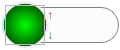
<?xml version="1.0" encoding="UTF-8"?>
<ui version="4.0">
 <class>center</class>
 <widget class="QWidget" name="center">
  <property name="geometry">
   <rect>
    <x>0</x>
    <y>0</y>
    <width>120</width>
    <height>50</height>
   </rect>
  </property>
  <property name="minimumSize">
   <size>
    <width>120</width>
    <height>50</height>
   </size>
  </property>
  <property name="maximumSize">
   <size>
    <width>120</width>
    <height>50</height>
   </size>
  </property>
  <property name="cursor">
   <cursorShape>PointingHandCursor</cursorShape>
  </property>
  <property name="windowTitle">
   <string>Form</string>
  </property>
  <property name="toolTip">
   <string>行動是治癒恐懼的良藥，而猶豫、拖延將不斷滋養恐懼</string>
  </property>
  <property name="styleSheet">
   <string notr="true">QWidget#center{
background-color: rgba(255, 255, 255, 0);
border-image: url(:/icons/360_shadow_normal.png);
}</string>
  </property>
  <widget class="QLabel" name="memUse">
   <property name="geometry">
    <rect>
     <x>0</x>
     <y>0</y>
     <width>50</width>
     <height>50</height>
    </rect>
   </property>
   <property name="minimumSize">
    <size>
     <width>50</width>
     <height>50</height>
    </size>
   </property>
   <property name="maximumSize">
    <size>
     <width>50</width>
     <height>50</height>
    </size>
   </property>
   <property name="styleSheet">
    <string notr="true">background-color: transparent;
font: 11pt &quot;Microsoft YaHei UI&quot;;
color: rgb(255, 255, 255);
border-radius: 25px;</string>
   </property>
   <property name="alignment">
    <set>Qt::AlignCenter</set>
   </property>
  </widget>
  <widget class="QFrame" name="frame">
   <property name="geometry">
    <rect>
     <x>2</x>
     <y>7</y>
     <width>117</width>
     <height>36</height>
    </rect>
   </property>
   <property name="minimumSize">
    <size>
     <width>117</width>
     <height>36</height>
    </size>
   </property>
   <property name="maximumSize">
    <size>
     <width>117</width>
     <height>36</height>
    </size>
   </property>
   <property name="styleSheet">
    <string notr="true">QFrame#frame{
background-color: #FCFCFC;
border: 1px solid gray;
border-radius: 18px;
}</string>
   </property>
   <property name="frameShape">
    <enum>QFrame::StyledPanel</enum>
   </property>
   <property name="frameShadow">
    <enum>QFrame::Raised</enum>
   </property>
   <layout class="QGridLayout" name="gridLayout">
    <property name="leftMargin">
     <number>44</number>
    </property>
    <property name="topMargin">
     <number>0</number>
    </property>
    <property name="rightMargin">
     <number>20</number>
    </property>
    <property name="bottomMargin">
     <number>0</number>
    </property>
    <item row="0" column="0">
     <widget class="QLabel" name="label_2">
      <property name="maximumSize">
       <size>
        <width>10</width>
        <height>16777215</height>
       </size>
      </property>
      <property name="styleSheet">
       <string notr="true">color: rgb(152, 79, 78);
font: 7pt &quot;黑体&quot;;</string>
      </property>
      <property name="text">
       <string>↑</string>
      </property>
     </widget>
    </item>
    <item row="0" column="1">
     <widget class="QLabel" name="netUp">
      <property name="styleSheet">
       <string notr="true">font: 7pt &quot;Microsoft YaHei UI&quot;;
</string>
      </property>
     </widget>
    </item>
    <item row="1" column="0">
     <widget class="QLabel" name="label">
      <property name="maximumSize">
       <size>
        <width>10</width>
        <height>16777215</height>
       </size>
      </property>
      <property name="styleSheet">
       <string notr="true">color: rgb(45, 130, 85);
font: 7pt &quot;黑体&quot;;</string>
      </property>
      <property name="text">
       <string>↓</string>
      </property>
     </widget>
    </item>
    <item row="1" column="1">
     <widget class="QLabel" name="netDown">
      <property name="styleSheet">
       <string notr="true">font: 7pt &quot;Microsoft YaHei UI&quot;;</string>
      </property>
     </widget>
    </item>
   </layout>
  </widget>
  <widget class="QFrame" name="memColorFrame">
   <property name="geometry">
    <rect>
     <x>5</x>
     <y>5</y>
     <width>40</width>
     <height>40</height>
    </rect>
   </property>
   <property name="frameShape">
    <enum>QFrame::StyledPanel</enum>
   </property>
   <property name="frameShadow">
    <enum>QFrame::Raised</enum>
   </property>
  </widget>
  <widget class="QFrame" name="frame_2">
   <property name="geometry">
    <rect>
     <x>1</x>
     <y>1</y>
     <width>48</width>
     <height>48</height>
    </rect>
   </property>
   <property name="maximumSize">
    <size>
     <width>50</width>
     <height>50</height>
    </size>
   </property>
   <property name="styleSheet">
    <string notr="true">background-color: qradialgradient(spread:pad, cx:0.5, cy:0.5, radius:0.5, fx:0.5, fy:0.5, stop:0 rgba(0, 255, 0, 255), stop:0.87 rgba(0, 100, 0, 255), stop:0.90 #eeeeee, stop:0.99 #99eeeeee, stop:1 #00ffffff);
border-radius: 24px;</string>
   </property>
   <property name="frameShape">
    <enum>QFrame::StyledPanel</enum>
   </property>
   <property name="frameShadow">
    <enum>QFrame::Raised</enum>
   </property>
  </widget>
  <zorder>frame</zorder>
  <zorder>frame_2</zorder>
  <zorder>memColorFrame</zorder>
  <zorder>memUse</zorder>
 </widget>
 <resources/>
 <connections/>
</ui>
